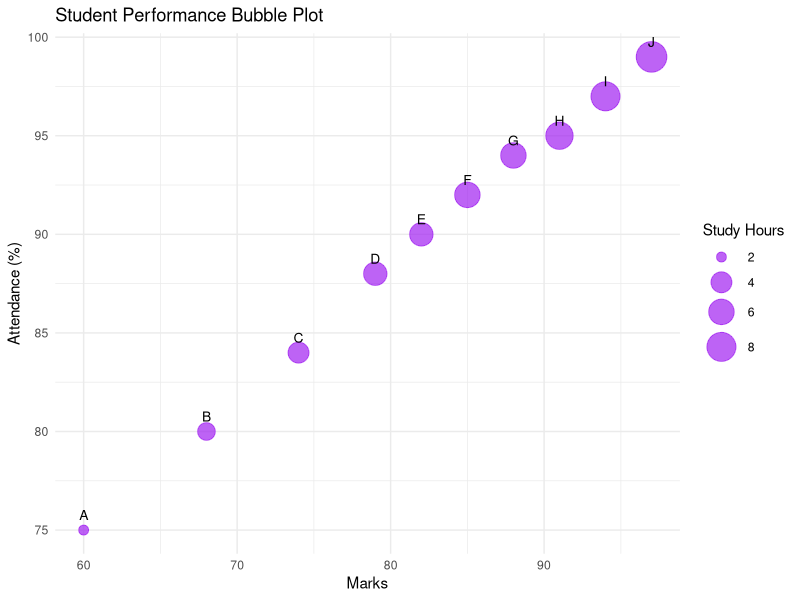
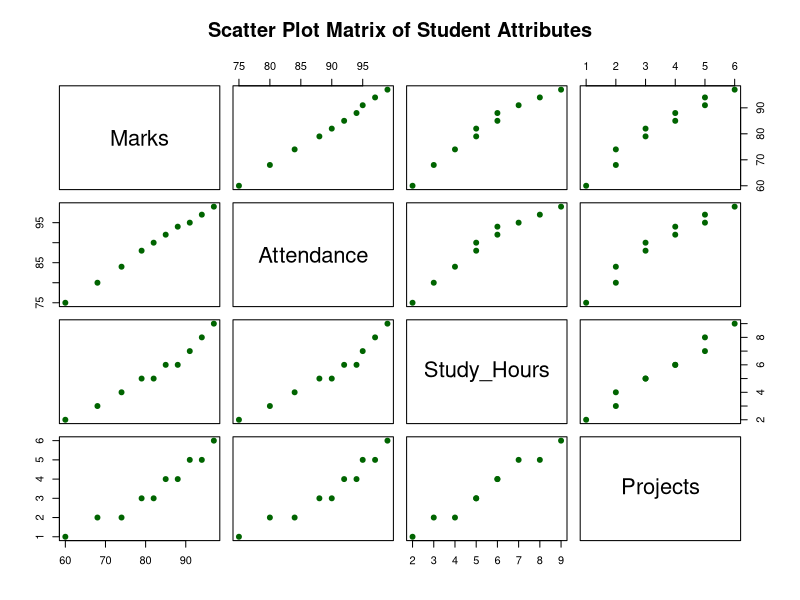
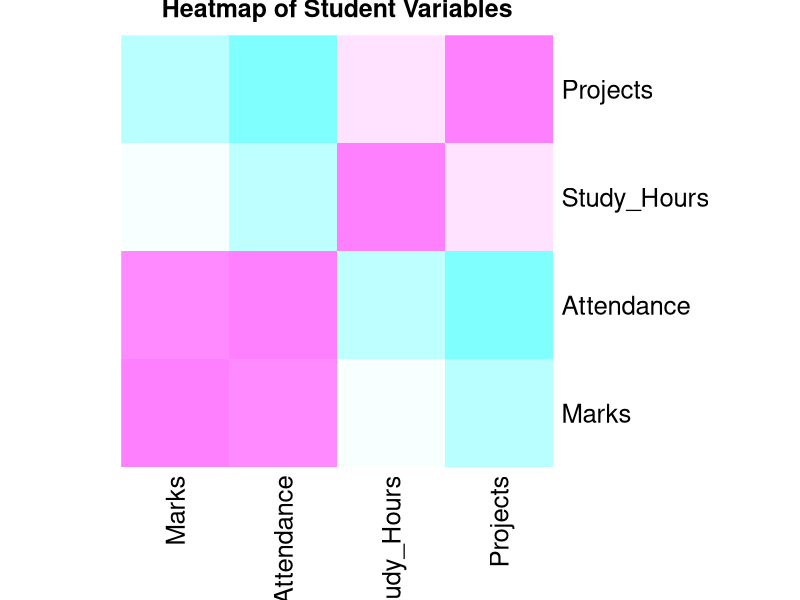

R code for these plots, in order:
# Load dataset
student_df <- data.frame(
  Student = c("A", "B", "C", "D", "E", "F", "G", "H", "I", "J"),
  Marks = c(60, 68, 74, 79, 82, 85, 88, 91, 94, 97),
  Attendance = c(75, 80, 84, 88, 90, 92, 94, 95, 97, 99),
  Study_Hours = c(2, 3, 4, 5, 5, 6, 6, 7, 8, 9),
  Projects = c(1, 2, 2, 3, 3, 4, 4, 5, 5, 6)
)

# Q1: Multivariate Bubble Plot
library(ggplot2)
ggplot(student_df, aes(x = Marks, y = Attendance, size = Study_Hours)) +
  geom_point(alpha = 0.7, color = "purple") +
  geom_text(aes(label = Student), vjust = -1, size = 3.5, color = "black") +
  scale_size_continuous(range = c(3, 10)) +
  theme_minimal() +
  labs(title = "Student Performance Bubble Plot",
       x = "Marks", y = "Attendance (%)", size = "Study Hours")
# Q2: Scatter Plot Matrix
pairs(student_df[, c("Marks", "Attendance", "Study_Hours", "Projects")],
      main = "Scatter Plot Matrix of Student Attributes",
      pch = 19, col = "darkgreen")
# Q3: Correlation Analysis
cor_matrix <- cor(student_df[, c("Marks", "Attendance", "Study_Hours")])
print(round(cor_matrix, 3))

# Output Table:
#               Marks  Attendance  Study_Hours
# Marks         1.000       0.993        0.992
# Attendance    0.993       1.000        0.985
# Study_Hours   0.992       0.985        1.000
# Q5: Correlation Heatmap
num_cols <- student_df[, c("Marks", "Attendance", "Study_Hours", "Projects")]
full_cor <- cor(num_cols)

# Using base R heatmap
heatmap(full_cor, Rowv = NA, Colv = NA, 
        col = cm.colors(256), scale = "none",
        margins = c(8, 8), main = "Heatmap of Student Variables")
